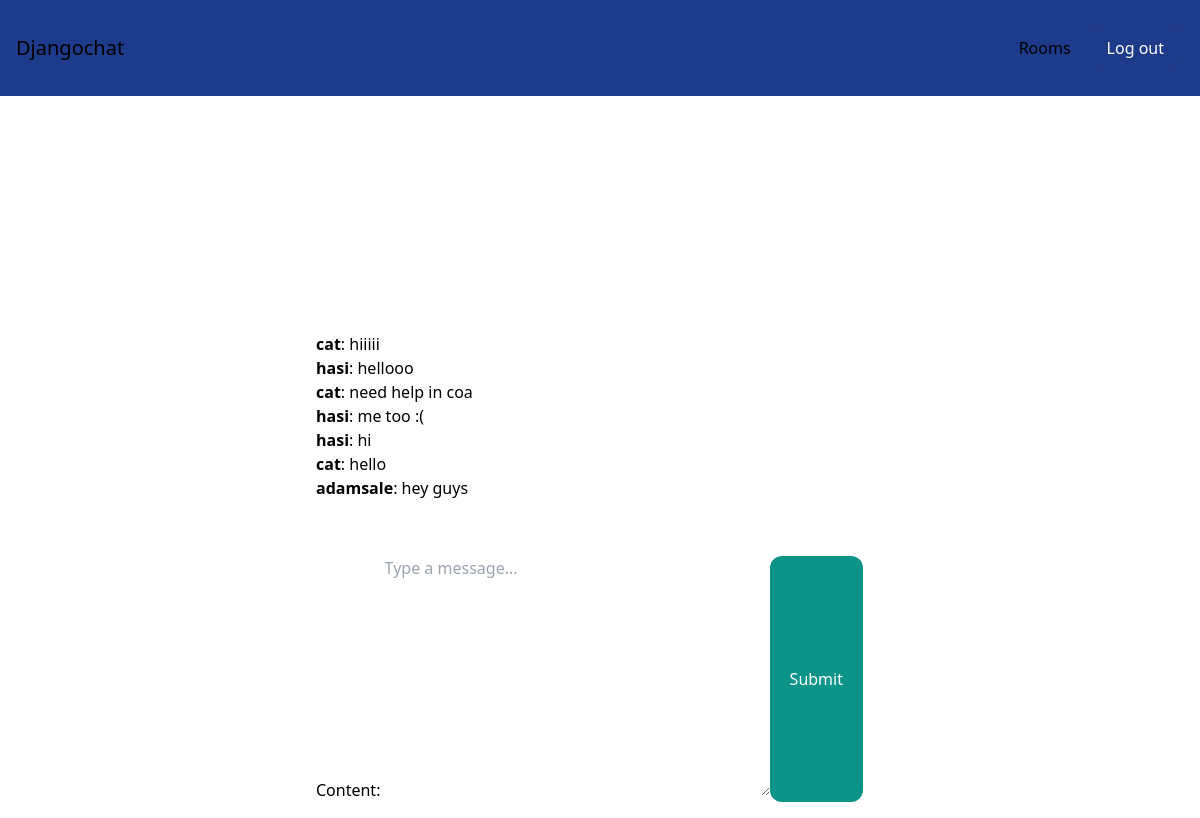
/rooms/coa/ (signed in), run on the app's committed database.
### room/models.py (models this page shows)
class Message(models.Model):
    room = models.ForeignKey(Room, related_name='messages', on_delete=models.CASCADE)
    user = models.ForeignKey(User, related_name='messages', on_delete=models.CASCADE)
    content = models.TextField()
    date_added = models.DateTimeField(auto_now_add=True)
    class Meta:
        ordering = ('date_added',)

### room/views.py (the view, shortened to what this page needs)
# urls.py: path('<slug:slug>/', views.room, name='room'),
@login_required
def room(request, slug):
    room = Room.objects.get(slug=slug)
    messages = Message.objects.filter(room=room)[0:25]
    form = MessageForm()
    return render(request, 'room/room.html', {'room': room, 'messages': messages, "form":form})

### room/forms.py
class MessageForm(forms.ModelForm):
    class Meta:
        model = Message
        fields = ('content',)
        widgets = {
            'content': forms.Textarea(attrs={'class': 'form-control', 'placeholder': 'Type a message...'}),
        }

### room/templates/room/room.html (shortened to what this page needs)
{% extends 'core/base.html' %}
{% block content %}
<div class="p-10 lg:p-20 text-center">
    <h1 class="text-3xl lg:text-6xl text-white">{{ room.name }}</h1>
</div>
<div class="lg:w-2/4 mx-4 lg:mx-auto p-4 bg-white rounded-xl">
    <div class="chat-messages space-y-3" id="chat-messages">
        {% for m in messages %}<b>{{ m.user.username }}</b>: {{ m.content }}<br>{% endfor %}
    </div>
</div>
<div class="lg:w-2/4 mt-6 mx-4 lg:mx-auto p-4 bg-white rounded-xl">
    <form method="post" action="." class="flex">
        {{form}}
        <button
            class="px-5 py-3 rounded-xl text-white bg-teal-600 hover:bg-teal-700"
            id="chat-message-submit"
        >Submit</button>
    </form>
</div>
{% endblock %}

### core/templates/core/base.html (shortened to what this page needs)
<!DOCTYPE html>
<html>
    <head>
        <script src="https://cdn.tailwindcss.com"></script>
    </head>
    <body class="bg-white-300">
        <nav class="flex items-center justify-between px-4 py-6 bg-blue-900">
            <div>
                <a href="/" class="text-xl text-teal">Djangochat</a>
            </div>
            <div class="flex items-center space-x-4">
                {% if request.user.is_authenticated %}
                    <a href="/rooms/" class="text-blue hover:text-white-900">Rooms</a>
                    <a href="/logout/" class="px-5 py-3 rounded-xl text-white bg-blue-900 hover:bg-teal-700">Log out</a>
                {% else %}
                    <a href="/login/" class="text-white hover:text-gray-200">Log in</a>
                    <a href="/signup/" class="px-5 py-3 rounded-xl text-white bg-teal-600 hover:bg-teal-700">Sign up</a>
                {% endif %}
            </div>
        </nav>
        {% block content %}
        {% endblock %}
    </body>
</html>

### data on the page
Message: user.username "cat", content "hiiiii"
Message: user.username "hasi", content "hellooo"
Message: user.username "cat", content "need help in coa"
Message: user.username "hasi", content "me too :("
Message: user.username "hasi", content "hi"
Message: user.username "cat", content "hello"
Message: user.username "adamsale", content "hey guys"
